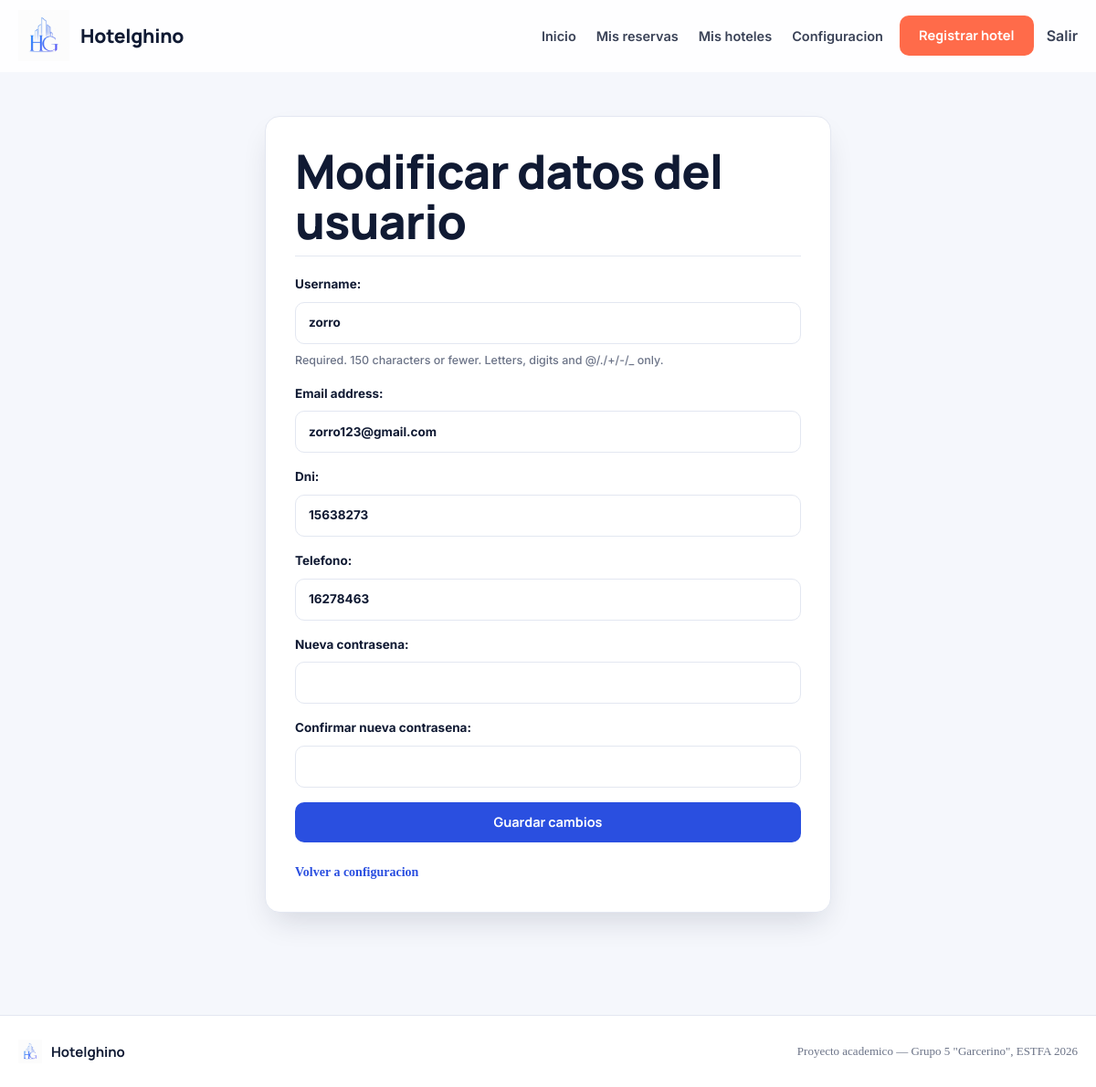
Screenshot of /configuracion/modificar-usuario/ (signed in) with the database file from the repository.
### hotelghino/models.py (models this page shows, shortened)
class Usuario(AbstractUser):
    dni = models.IntegerField()
    telefono = models.CharField(max_length=15)
    ROLES = (
        ('H', 'Huesped'),
        ('P', 'Propietario'),
        ('A', 'Administrador'),
    )
    rol = models.CharField(
        max_length=1,
        choices=ROLES,
        default='H'
    )
    email_verificado = models.BooleanField(
        default=False,
        verbose_name='Email verificado',
        help_text='Indica si el usuario ha verificado su dirección de correo electrónico.'
    )
    REQUIRED_FIELDS = ['dni', 'telefono']
    class Meta:
        verbose_name = 'Usuario'
        verbose_name_plural = 'Usuarios'

### hotelghino/views.py (the view)
# urls.py: path('configuracion/modificar-usuario/', views.modificarUsuario, name='modificar_usuario'),
@login_required
def modificarUsuario(request):
    if request.method == 'POST':
        form = ModificarUsuarioForm(request.POST, instance=request.user)
        if form.is_valid():
            usuario = form.save()
            if form.cleaned_data.get('password1'):
                update_session_auth_hash(request, usuario)
            messages.success(request, 'Tus datos se actualizaron correctamente.')
            return redirect('home')
    else:
        form = ModificarUsuarioForm(instance=request.user)
    return render(request, 'modificar-usuario.html', {'form': form})

### hotelghino/forms.py (shortened to what this page needs)
class ModificarUsuarioForm(forms.ModelForm):
    password1 = forms.CharField(
        label='Nueva contrasena',
        required=False,
        widget=forms.PasswordInput
    )
    password2 = forms.CharField(
        label='Confirmar nueva contrasena',
        required=False,
        widget=forms.PasswordInput
    )
    class Meta:
        model = Usuario
        fields = [
            'username',
            'email',
            'dni',
            'telefono',
        ]

### hotelghino/context_processors.py (called while the page is built)
def admin_pending_hotels(request):
    if request.user.is_authenticated and getattr(request.user, 'rol', None) == 'A':
        count = Alojamiento.objects.filter(estado='P').count()
        return {'pending_hotels_count': count}
    return {'pending_hotels_count': 0}

def carto_context(request):
    from django.conf import settings
    return {
        'CARTO_API_KEY': getattr(settings, 'CARTO_API_KEY', '').strip(),
    }

def date_limits(request):
    from django.utils import timezone
    from .utils import obtener_fecha_limite_reserva
    hoy = timezone.now().date()
    max_fecha = obtener_fecha_limite_reserva(hoy)
    hoy_str = hoy.strftime('%Y-%m-%d')
    max_str = max_fecha.strftime('%Y-%m-%d')
    return {
        'hoy_str': hoy_str,
        'max_fecha_str': max_str,
        'min_fecha': hoy_str,
        'max_fecha': max_str,
    }

### hotelghino/utils.py (called while the page is built)
def obtener_fecha_limite_reserva(base=None):
    if base is None:
        base = timezone.now().date()
    try:
        return base.replace(year=base.year + 1)
    except ValueError:
        return base.replace(year=base.year + 1, day=28)

### hotelghino/templates/modificar-usuario.html (shortened to what this page needs)
{% extends 'base.html' %}
{% block content %}
<main class="page-narrow">
    <section class="panel">
        <div class="panel-header">
            <h1>Modificar datos del usuario</h1>
        </div>
        <form method="post" class="form-stack">
            {{ form.as_p }}
            <button class="button button-primary" type="submit">Guardar cambios</button>
        </form>
        <p class="panel-footer"><a href="{% url 'configuracion' %}">Volver a configuracion</a></p>
    </section>
</main>
{% endblock %}

### hotelghino/static/css/style4.css (style rules this page uses)
:root { --ink: #101a33; --text: #3a4257; --muted: #6b7387; --line: #e3e7f1; --line-strong: #cdd4e5; --surface: #ffffff; --bg: #f5f7fc; --bg-tint: #eef1fb; --blue-50: #eef2ff; --blue-100: #dbe3ff; --blue-500: #2a4fe0; --blue-600: #1f3fc4; --blue-700: #172f99; --coral-50: #fff1ec; --coral-100: #ffddd0; --coral-500: #ff6b4a; --coral-600: #e8542f; --coral-700: #c23f20; --teal-50: #e6faf6; --teal-100: #c7f3ea; --teal-500: #0db6a6; --teal-600: #0a9384; --amber-50: #fff7e6; --amber-100: #ffe9bd; --amber-500: #e2a327; --amber-600: #b9840f; --red-50: #fdecec; --red-100: #ffd6d6; --red-500: #e5484d; --red-600: #c23238; --blue: var(--blue-500); --blue-dark: var(--blue-700); --green: var(--teal-600); --red: var(--red-500); --soft: var(--bg-tint); --soft-green: var(--teal-50); --shadow-xs: 0 1px 2px rgba(16, 26, 51, 0.06); --shadow-sm: 0 6px 16px -4px rgba(16, 26, 51, 0.10); --shadow-md: 0 16px 34px -10px rgba(16, 26, 51, 0.16); --shadow-lg: 0 30px 60px -18px rgba(16, 26, 51, 0.24); --shadow-blue: 0 14px 28px -10px rgba(42, 79, 224, 0.38); --shadow-coral: 0 14px 28px -10px rgba(255, 107, 74, 0.4); --shadow: var(--shadow-md); --radius-sm: 10px; --radius-md: 16px; --radius-lg: 22px; --radius-full: 999px; --font-display: "Manrope", "Segoe UI", system-ui, sans-serif; --font-body: "Inter", "Segoe UI", system-ui, sans-serif; --ease-out-expo: cubic-bezier(0.16, 1, 0.3, 1); --ease-out-back: cubic-bezier(0.34, 1.56, 0.64, 1); --dur-fast: 150ms; --dur-base: 260ms; --dur-slow: 480ms; }
*, *::before, *::after { box-sizing: border-box; }
html { min-height: 100%; scroll-behavior: smooth; }
body { min-height: 100%; margin: 0; color: var(--text); background: var(--bg); font-family: var(--font-body); font-size: 16px; -webkit-font-smoothing: antialiased; }
body, button, input, select, textarea { font: inherit; }
* { scrollbar-color: var(--blue-100) transparent; scrollbar-width: thin; }
h1, h2, h3 { margin: 0; color: var(--ink); font-family: var(--font-display); letter-spacing: -0.01em; font-weight: 800; }
h1 { font-size: clamp(32px, 4.4vw, 52px); line-height: 1.06; letter-spacing: -0.02em; }
p { margin: 0; max-width: 72ch; color: var(--muted); line-height: 1.6; font-weight: 450; }
a { color: var(--blue-500); font-weight: 600; text-decoration: none; transition: color var(--dur-fast) ease; }
button { border: 0; cursor: pointer; font-family: inherit; }
.button { position: relative; display: inline-flex; align-items: center; justify-content: center; gap: 8px; overflow: hidden; width: auto; min-height: 44px; padding: 10px 20px; border: 1px solid transparent; border-radius: var(--radius-sm); color: #fff; font-family: var(--font-display); font-weight: 700; font-size: 14.5px; line-height: 1.1; text-align: center; text-decoration: none; white-space: nowrap; user-select: none; transition: transform var(--dur-fast) var(--ease-out-expo), box-shadow var(--dur-fast) var(--ease-out-expo), background-color var(--dur-fast) ease, filter var(--dur-fast) ease; }
.button-primary { background: var(--blue-500); }
input, select, textarea { width: 100%; min-height: 46px; padding: 11px 14px; border: 1.5px solid var(--line); border-radius: var(--radius-sm); color: var(--ink); background: #fff; font-family: var(--font-body); outline: none; transition: border-color var(--dur-fast) ease, box-shadow var(--dur-fast) ease, transform var(--dur-fast) ease; }
input::placeholder, textarea::placeholder { color: #9aa1b5; }
label, .form-stack > p { display: flex; flex-direction: column; gap: 8px; color: var(--ink); font-family: var(--font-body); font-size: 13.5px; font-weight: 700; }
.form-stack, .action-list { display: grid; gap: 16px; }
.form-stack .helptext { color: var(--muted); font-family: var(--font-body); font-size: 12.5px; font-weight: 500; }
.page, .page-narrow, .auth-layout { width: min(1180px, calc(100% - 40px)); margin: 0 auto; }
.page-narrow { max-width: 620px; padding: 48px 0 64px; }
.panel { display: grid; gap: 20px; padding: 32px; border: 1px solid var(--line); border-radius: var(--radius-md); background: var(--surface); box-shadow: var(--shadow-md); }
.panel-header { display: grid; gap: 6px; padding-bottom: 10px; border-bottom: 1px solid var(--line); }
.panel-footer { padding-top: 2px; font-size: 14px; color: var(--muted); }

### rows the page displays
Usuario: username "zorro", email "zorro123@gmail.com", dni "15638273", telefono "16278463"
